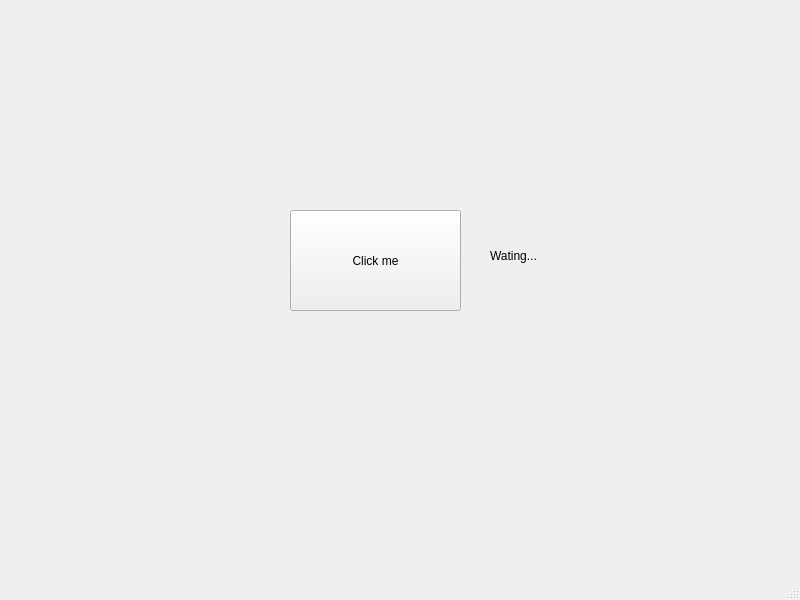
<?xml version="1.0" encoding="UTF-8"?>
<ui version="4.0">
 <class>MainWindow</class>
 <widget class="QMainWindow" name="MainWindow">
  <property name="geometry">
   <rect>
    <x>0</x>
    <y>0</y>
    <width>800</width>
    <height>600</height>
   </rect>
  </property>
  <property name="windowTitle">
   <string>MainWindow</string>
  </property>
  <widget class="QWidget" name="centralwidget">
   <widget class="QPushButton" name="pushButton">
    <property name="geometry">
     <rect>
      <x>290</x>
      <y>210</y>
      <width>171</width>
      <height>101</height>
     </rect>
    </property>
    <property name="text">
     <string>Click me</string>
    </property>
   </widget>
   <widget class="QLabel" name="label">
    <property name="geometry">
     <rect>
      <x>490</x>
      <y>210</y>
      <width>161</width>
      <height>91</height>
     </rect>
    </property>
    <property name="text">
     <string>Wating...</string>
    </property>
   </widget>
  </widget>
  <widget class="QMenuBar" name="menubar">
   <property name="geometry">
    <rect>
     <x>0</x>
     <y>0</y>
     <width>800</width>
     <height>25</height>
    </rect>
   </property>
  </widget>
  <widget class="QStatusBar" name="statusbar"/>
 </widget>
 <resources/>
 <connections/>
</ui>
